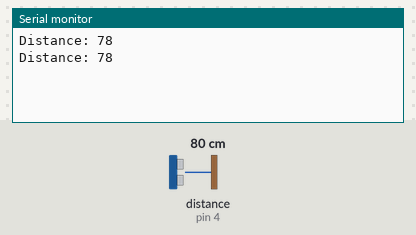
Simulated run of this sketch. Board: Arduino Uno, built with avr-gcc and run on an emulated ATmega328P. Parts: the last lines printed to the serial monitor. Wiring (inferred from the names in the program): ultrasonic range finder: trigger pin 3; echo pin 4. The test bench sets the inputs (shaded band); at power-on: distance to the obstacle (sensor on pin 4) 80 cm. The echo pulse lasts 58.3 µs per cm.

Above: at 5.8 s.
5.9 s: distance to the obstacle (sensor on pin 4) set to 2 cm
At 10.6 s:
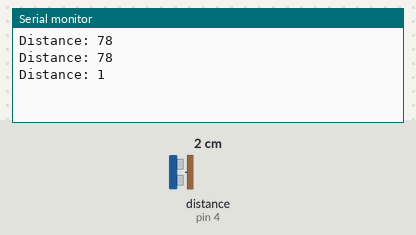
11.9 s: distance to the obstacle (sensor on pin 4) set to 4 cm
At 15.6 s:
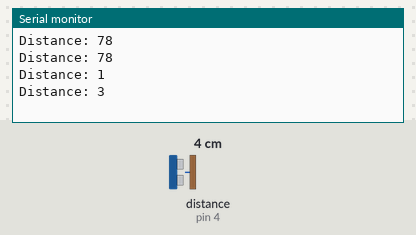
Timing chart, 0 to 17.1 s (numbered marks = the images above; inputs shaded):
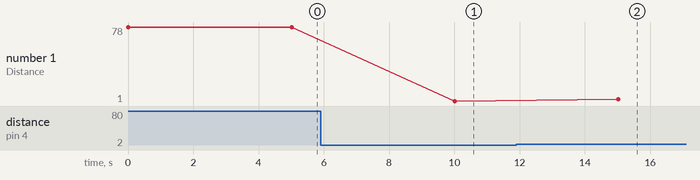

Measured:
- after the input at 5.9 s, the serial monitor: prints a new line after 4.1 s (image 1)
- after the input at 11.9 s, the serial monitor: prints a new line after 3.1 s (image 2)
- plotted number 1: 78 → 1 after the input at 5.9 s, 1 → 3 after the input at 11.9 s

The sketch:

Chapter_16_Smart_dustbin.ino
```cpp
#include<SoftwareSerial.h>
SoftwareSerial BlueTooth(5,6);
#define echoPin 4
#define trigPin 3
long duration;   //Variable for duration calculation
int distance;      // variable for distance


void setup() {
  // put your setup code here, to run once:
  BlueTooth.begin(9600);
  Serial.begin(9600);
  pinMode(trigPin, OUTPUT);
  pinMode(echoPin, INPUT);

}

void loop() {
  digitalWrite(trigPin, LOW);
  delayMicroseconds(2);
  digitalWrite(trigPin, HIGH);
  delayMicroseconds(10);
  digitalWrite(trigPin, LOW);

  duration = pulseIn(echoPin, HIGH);
  distance = duration*0.034/2;

  BlueTooth.print(distance);
  Serial.print("Distance: ");
  Serial.println(distance);
  // put your main code here, to run repeatedly:

  delay(5000);
}
```
